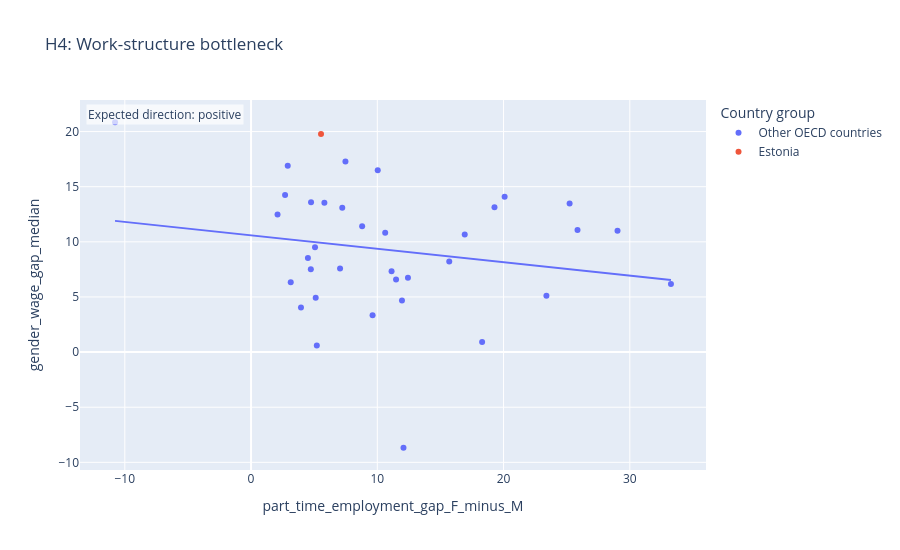

The code cell stored with this chart in its notebook:
### Markdown cell above
### H4 — Work-structure bottleneck

### Code cell
h4 = hypothesis_plan[hypothesis_plan["hypothesis_id"] == "H4"].iloc[0]

plot_hypothesis_scatter(df_main, h4)
show_hypothesis_result(hypothesis_test_results_rounded, "H4")

### Figure 1 — Plotly figure (JSON) as saved in the notebook; plotly's stock layout.template omitted (floating-point values rounded to 4 significant figures)
{"data": [{"hovertemplate": "<b>%{hovertext}</b><br><br>Country group=Other OECD countries<br>part_time_employment_gap_F_minus_M=%{x}<br>gender_wage_gap_median=%{y}<extra></extra>", "hovertext": ["AUS", "AUT", "BEL", "CAN", "CHE", "CHL", "COL", "CRI", "CZE", "DEU", "DNK", "ESP", "FIN", "FRA", "GBR", "GRC", "HUN", "IRL", "ISL", "ISR", "ITA", "LTU", "LUX", "LVA", "MEX", "NLD", "NOR", "NZL", "POL", "PRT", "SVK", "SVN", "SWE", "TUR", "USA"], "legendgroup": "Other OECD countries", "marker": {"color": "#636efa", "symbol": "circle"}, "mode": "markers", "name": "Other OECD countries", "orientation": "v", "showlegend": true, "type": "scatter", "x": [16.92, 25.86, 18.3, 10.03, 29.03, 4.751, 5.209, 11.13, 5.809, 25.23, 9.626, 12.43, 7.224, 11.48, 19.28, 7.049, 2.696, 20.09, 10.62, -10.77, 23.39, 3.143, 12.07, 2.905, 8.8, 33.26, 11.95, 15.7, 3.955, 5.066, 2.098, 4.503, 4.735, 5.12, 7.477], "xaxis": "x", "y": [10.67, 11.06, 0.9069, 16.5, 11.01, 13.59, 0.5882, 7.327, 13.55, 13.47, 3.335, 6.74, 13.1, 6.579, 13.14, 7.59, 14.24, 14.08, 10.82, 20.85, 5.109, 6.342, -8.677, 16.89, 11.41, 6.168, 4.689, 8.212, 4.039, 9.511, 12.47, 8.533, 7.513, 4.921, 17.29], "yaxis": "y"}, {"hovertemplate": "<b>OLS trendline</b><br>gender_wage_gap_median = -0.12177 * part_time_employment_gap_F_minus_M + 10.5886<br>R<sup>2</sup>=0.037362<br><br>Country group=Other OECD countries<br>part_time_employment_gap_F_minus_M=%{x}<br>gender_wage_gap_median=%{y} <b>(trend)</b><extra></extra>", "legendgroup": "Other OECD countries", "marker": {"color": "#636efa", "symbol": "circle"}, "mode": "lines", "name": "Other OECD countries", "showlegend": false, "type": "scatter", "x": [-10.77, 2.098, 2.696, 2.905, 3.143, 3.955, 4.503, 4.735, 4.751, 5.066, 5.12, 5.209, 5.809, 7.049, 7.224, 7.477, 8.8, 9.626, 10.03, 10.62, 11.13, 11.48, 11.95, 12.07, 12.43, 15.7, 16.92, 18.3, 19.28, 20.09, 23.39, 25.23, 25.86, 29.03, 33.26], "xaxis": "x", "y": [11.9, 10.33, 10.26, 10.23, 10.21, 10.11, 10.04, 10.01, 10.01, 9.972, 9.965, 9.954, 9.881, 9.73, 9.709, 9.678, 9.517, 9.416, 9.367, 9.295, 9.233, 9.19, 9.133, 9.118, 9.075, 8.677, 8.528, 8.36, 8.241, 8.143, 7.74, 7.516, 7.44, 7.054, 6.539], "yaxis": "y"}, {"hovertemplate": "<b>%{hovertext}</b><br><br>Country group=Estonia<br>part_time_employment_gap_F_minus_M=%{x}<br>gender_wage_gap_median=%{y}<extra></extra>", "hovertext": ["EST"], "legendgroup": "Estonia", "marker": {"color": "#EF553B", "symbol": "circle"}, "mode": "markers", "name": "Estonia", "orientation": "v", "showlegend": true, "type": "scatter", "x": [5.543], "xaxis": "x", "y": [19.77], "yaxis": "y"}, {"hovertemplate": "Country group=Estonia<extra></extra>", "legendgroup": "Estonia", "marker": {"color": "#EF553B", "symbol": "circle"}, "mode": "lines", "name": "Estonia", "showlegend": false, "type": "scatter", "xaxis": "x", "yaxis": "y"}], "layout": {"annotations": [{"align": "left", "bgcolor": "rgba(255,255,255,0.7)", "showarrow": false, "text": "Expected direction: positive", "x": 0.01, "xref": "paper", "y": 0.99, "yref": "paper"}], "height": 550, "legend": {"title": {"text": "Country group"}, "tracegroupgap": 0}, "title": {"text": "H4: Work-structure bottleneck"}, "xaxis": {"anchor": "y", "domain": [0.0, 1.0], "title": {"text": "part_time_employment_gap_F_minus_M"}}, "yaxis": {"anchor": "x", "domain": [0.0, 1.0], "title": {"text": "gender_wage_gap_median"}}}}
